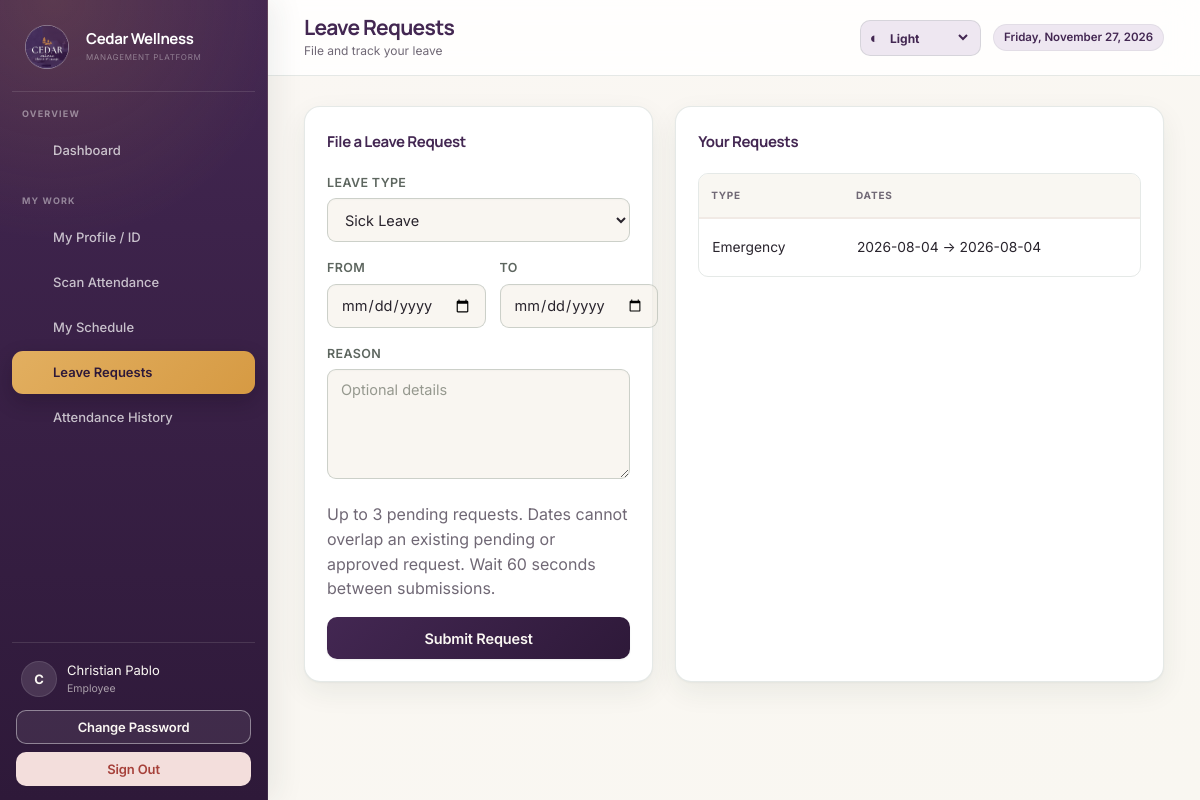
/employee/my_leave.php (signed in), run on the app's committed database.
### tables this page shows
CREATE TABLE `leave_requests` (
  `id` int(11) NOT NULL AUTO_INCREMENT,
  `employee_id` int(11) NOT NULL,
  `leave_type` enum('sick','vacation','emergency','unpaid','other') NOT NULL,
  `date_from` date NOT NULL,
  `date_to` date NOT NULL,
  `reason` varchar(500) DEFAULT NULL,
  `status` enum('pending','approved','rejected') NOT NULL DEFAULT 'pending',
  `reviewed_by` int(11) DEFAULT NULL,
  `reviewed_at` timestamp NULL DEFAULT NULL,
  `created_at` timestamp NOT NULL DEFAULT current_timestamp(),
  PRIMARY KEY (`id`),
  KEY `employee_id` (`employee_id`),
  KEY `reviewed_by` (`reviewed_by`),
  CONSTRAINT `leave_requests_ibfk_1` FOREIGN KEY (`employee_id`) REFERENCES `employees` (`id`) ON DELETE CASCADE,
  CONSTRAINT `leave_requests_ibfk_2` FOREIGN KEY (`reviewed_by`) REFERENCES `users` (`id`) ON DELETE SET NULL
);

### includes/functions.php (called while the page is built, shortened)
<?php
function e(?string $val): string {
    return htmlspecialchars($val ?? '', ENT_QUOTES, 'UTF-8');
}

### employee/my_leave.php (the view, shortened to what this page needs)
<?php
require_once __DIR__ . '/../includes/functions.php';
$active = 'my_leave'; $base = '..'; $page_title = 'Leave Requests'; $breadcrumb = 'File and track your leave';
$empId = $_SESSION['employee_id'];
$rows = $pdo->prepare("SELECT * FROM leave_requests WHERE employee_id = ? ORDER BY created_at DESC");
$rows->execute([$empId]);
$rows = $rows->fetchAll();
?>
<!DOCTYPE html>
<html><head><meta charset="UTF-8"><title><?= e($page_title) ?> — Cedar Wellness Hub</title>
<link rel="stylesheet" href="../assets/css/style.css"></head>
<body>
<div class="app-shell">
  <?php include __DIR__ . '/../includes/sidebar.php'; ?>
  <div class="main">
    <?php include __DIR__ . '/../includes/topbar.php'; ?>
    <div class="content">
      <div class="grid" style="grid-template-columns: 1fr 1.4fr; gap: 22px;">
        <div class="card">
          <div class="card-head"><h3>File a Leave Request</h3></div>
          <form method="POST" id="leaveForm"><input type="hidden" name="csrf" value="<?= e(management_token()) ?>">
            <div class="field"><label>Leave Type</label>
              <select name="leave_type" required>
                <option value="sick">Sick Leave</option>
              </select>
            </div>
            <div class="form-row">
              <div class="field"><label>From</label><input type="date" name="date_from" min="<?= date('Y-m-d') ?>" required></div>
              <div class="field"><label>To</label><input type="date" name="date_to" min="<?= date('Y-m-d') ?>" required></div>
            </div>
            <div class="field"><label>Reason</label><textarea name="reason" maxlength="2000" rows="3" placeholder="Optional details"></textarea></div>
            <p class="muted">Up to 3 pending requests. Dates cannot overlap an existing pending or approved request. Wait 60 seconds between submissions.</p><button class="btn btn-primary" type="submit">Submit Request</button>
          </form>
        </div>
        <div class="card">
          <div class="card-head"><h3>Your Requests</h3></div>
          <div class="table-wrap">
          <table class="tbl">
            <thead><tr><th>Type</th><th>Dates</th><th>Status</th></tr></thead>
            <tbody>
              <?php foreach ($rows as $r): ?>
              <tr>
                <td><?= e(ucfirst($r['leave_type'])) ?></td>
                <td><?= e($r['date_from']) ?> &rarr; <?= e($r['date_to']) ?></td>
              </tr>
              <?php endforeach; ?>
            </tbody>
          </table>
          </div>
        </div>
      </div>
    </div>
  </div>
</div>
</body></html>

### data on the page
leave_requests: leave_type "Emergency", date_from "2026-08-04", date_to "2026-08-04"

### other printed values
$label "Dashboard My Profile / ID Scan Attendance My Schedule Leave Requests Attendance History"
substr(current_user_label(), 0, 1) "C"
current_user_label() "Christian Pablo"
$role "Employee"
$page_title "Leave Requests"
$breadcrumb "File and track your leave"
